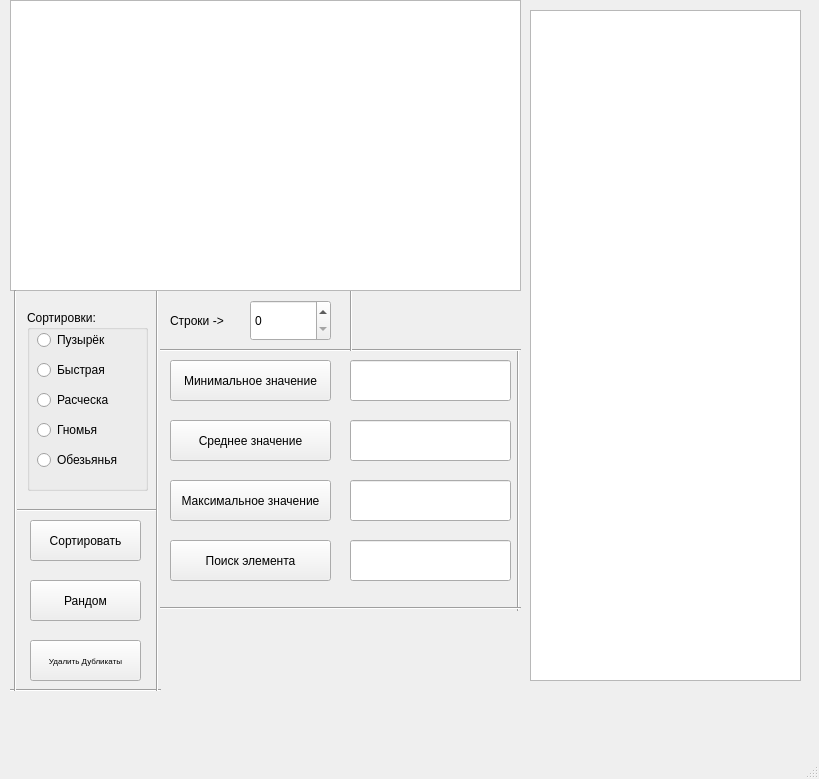
<?xml version="1.0" encoding="UTF-8"?>
<ui version="4.0">
 <class>MainWindow</class>
 <widget class="QMainWindow" name="MainWindow">
  <property name="geometry">
   <rect>
    <x>0</x>
    <y>0</y>
    <width>819</width>
    <height>779</height>
   </rect>
  </property>
  <property name="windowTitle">
   <string>MainWindow</string>
  </property>
  <widget class="QWidget" name="centralwidget">
   <widget class="Line" name="line_2">
    <property name="geometry">
     <rect>
      <x>17</x>
      <y>500</y>
      <width>141</width>
      <height>20</height>
     </rect>
    </property>
    <property name="orientation">
     <enum>Qt::Horizontal</enum>
    </property>
   </widget>
   <widget class="Line" name="line_7">
    <property name="geometry">
     <rect>
      <x>503</x>
      <y>350</y>
      <width>31</width>
      <height>261</height>
     </rect>
    </property>
    <property name="orientation">
     <enum>Qt::Vertical</enum>
    </property>
   </widget>
   <widget class="QPushButton" name="pushSort">
    <property name="geometry">
     <rect>
      <x>30</x>
      <y>520</y>
      <width>111</width>
      <height>41</height>
     </rect>
    </property>
    <property name="text">
     <string>Сортировать</string>
    </property>
   </widget>
   <widget class="QPushButton" name="pushMin">
    <property name="geometry">
     <rect>
      <x>170</x>
      <y>360</y>
      <width>161</width>
      <height>41</height>
     </rect>
    </property>
    <property name="text">
     <string>Минимальное значение</string>
    </property>
   </widget>
   <widget class="QLabel" name="labelRow">
    <property name="geometry">
     <rect>
      <x>170</x>
      <y>300</y>
      <width>61</width>
      <height>41</height>
     </rect>
    </property>
    <property name="text">
     <string>Строки -&gt;</string>
    </property>
   </widget>
   <widget class="QPushButton" name="pushSearch">
    <property name="geometry">
     <rect>
      <x>170</x>
      <y>540</y>
      <width>161</width>
      <height>41</height>
     </rect>
    </property>
    <property name="text">
     <string>Поиск элемента</string>
    </property>
   </widget>
   <widget class="Line" name="line_6">
    <property name="geometry">
     <rect>
      <x>160</x>
      <y>600</y>
      <width>361</width>
      <height>16</height>
     </rect>
    </property>
    <property name="orientation">
     <enum>Qt::Horizontal</enum>
    </property>
   </widget>
   <widget class="QPushButton" name="pushRandom">
    <property name="geometry">
     <rect>
      <x>30</x>
      <y>580</y>
      <width>111</width>
      <height>41</height>
     </rect>
    </property>
    <property name="text">
     <string>Рандом</string>
    </property>
   </widget>
   <widget class="QSpinBox" name="spinRow">
    <property name="geometry">
     <rect>
      <x>250</x>
      <y>300</y>
      <width>81</width>
      <height>41</height>
     </rect>
    </property>
   </widget>
   <widget class="Line" name="line_5">
    <property name="geometry">
     <rect>
      <x>160</x>
      <y>340</y>
      <width>361</width>
      <height>20</height>
     </rect>
    </property>
    <property name="orientation">
     <enum>Qt::Horizontal</enum>
    </property>
   </widget>
   <widget class="QLineEdit" name="lineEdit_Max">
    <property name="geometry">
     <rect>
      <x>350</x>
      <y>480</y>
      <width>161</width>
      <height>41</height>
     </rect>
    </property>
   </widget>
   <widget class="QPushButton" name="pushAverage">
    <property name="geometry">
     <rect>
      <x>170</x>
      <y>420</y>
      <width>161</width>
      <height>41</height>
     </rect>
    </property>
    <property name="text">
     <string>Среднее значение</string>
    </property>
   </widget>
   <widget class="QLineEdit" name="lineEdit_Search">
    <property name="geometry">
     <rect>
      <x>350</x>
      <y>540</y>
      <width>161</width>
      <height>41</height>
     </rect>
    </property>
    <property name="text">
     <string/>
    </property>
   </widget>
   <widget class="Line" name="line_8">
    <property name="geometry">
     <rect>
      <x>10</x>
      <y>670</y>
      <width>151</width>
      <height>41</height>
     </rect>
    </property>
    <property name="orientation">
     <enum>Qt::Horizontal</enum>
    </property>
   </widget>
   <widget class="Line" name="line">
    <property name="geometry">
     <rect>
      <x>147</x>
      <y>290</y>
      <width>20</width>
      <height>401</height>
     </rect>
    </property>
    <property name="orientation">
     <enum>Qt::Vertical</enum>
    </property>
   </widget>
   <widget class="Line" name="line_4">
    <property name="geometry">
     <rect>
      <x>350</x>
      <y>290</y>
      <width>3</width>
      <height>61</height>
     </rect>
    </property>
    <property name="orientation">
     <enum>Qt::Vertical</enum>
    </property>
   </widget>
   <widget class="QPushButton" name="pushMax">
    <property name="geometry">
     <rect>
      <x>170</x>
      <y>480</y>
      <width>161</width>
      <height>41</height>
     </rect>
    </property>
    <property name="text">
     <string>Максимальное значение</string>
    </property>
   </widget>
   <widget class="QLineEdit" name="lineEdit_Average">
    <property name="geometry">
     <rect>
      <x>350</x>
      <y>420</y>
      <width>161</width>
      <height>41</height>
     </rect>
    </property>
   </widget>
   <widget class="QLineEdit" name="lineEdit_Min">
    <property name="geometry">
     <rect>
      <x>350</x>
      <y>360</y>
      <width>161</width>
      <height>41</height>
     </rect>
    </property>
   </widget>
   <widget class="QGroupBox" name="groupSort">
    <property name="geometry">
     <rect>
      <x>27</x>
      <y>310</y>
      <width>121</width>
      <height>181</height>
     </rect>
    </property>
    <property name="title">
     <string>Сортировки:</string>
    </property>
    <widget class="QRadioButton" name="bubble">
     <property name="geometry">
      <rect>
       <x>10</x>
       <y>20</y>
       <width>95</width>
       <height>20</height>
      </rect>
     </property>
     <property name="text">
      <string>Пузырёк</string>
     </property>
    </widget>
    <widget class="QRadioButton" name="Quick">
     <property name="geometry">
      <rect>
       <x>10</x>
       <y>50</y>
       <width>95</width>
       <height>20</height>
      </rect>
     </property>
     <property name="text">
      <string>Быстрая</string>
     </property>
    </widget>
    <widget class="QRadioButton" name="Comb">
     <property name="geometry">
      <rect>
       <x>10</x>
       <y>80</y>
       <width>95</width>
       <height>20</height>
      </rect>
     </property>
     <property name="text">
      <string>Расческа</string>
     </property>
    </widget>
    <widget class="QRadioButton" name="Gnome">
     <property name="geometry">
      <rect>
       <x>10</x>
       <y>110</y>
       <width>95</width>
       <height>20</height>
      </rect>
     </property>
     <property name="text">
      <string>Гномья</string>
     </property>
    </widget>
    <widget class="QRadioButton" name="Monkey">
     <property name="geometry">
      <rect>
       <x>10</x>
       <y>140</y>
       <width>95</width>
       <height>20</height>
      </rect>
     </property>
     <property name="text">
      <string>Обезьянья</string>
     </property>
    </widget>
   </widget>
   <widget class="QTableWidget" name="mainWidget">
    <property name="geometry">
     <rect>
      <x>10</x>
      <y>0</y>
      <width>511</width>
      <height>291</height>
     </rect>
    </property>
   </widget>
   <widget class="Line" name="line_3">
    <property name="geometry">
     <rect>
      <x>-10</x>
      <y>290</y>
      <width>51</width>
      <height>401</height>
     </rect>
    </property>
    <property name="orientation">
     <enum>Qt::Vertical</enum>
    </property>
   </widget>
   <widget class="QPushButton" name="pushDelete">
    <property name="geometry">
     <rect>
      <x>30</x>
      <y>640</y>
      <width>111</width>
      <height>41</height>
     </rect>
    </property>
    <property name="font">
     <font>
      <pointsize>6</pointsize>
      <weight>50</weight>
      <italic>false</italic>
      <bold>false</bold>
     </font>
    </property>
    <property name="text">
     <string>Удалить Дубликаты</string>
    </property>
   </widget>
   <widget class="QTextBrowser" name="answer">
    <property name="geometry">
     <rect>
      <x>530</x>
      <y>10</y>
      <width>271</width>
      <height>671</height>
     </rect>
    </property>
   </widget>
  </widget>
  <widget class="QMenuBar" name="menubar">
   <property name="geometry">
    <rect>
     <x>0</x>
     <y>0</y>
     <width>819</width>
     <height>26</height>
    </rect>
   </property>
  </widget>
  <widget class="QStatusBar" name="statusbar"/>
 </widget>
 <resources/>
 <connections/>
</ui>
